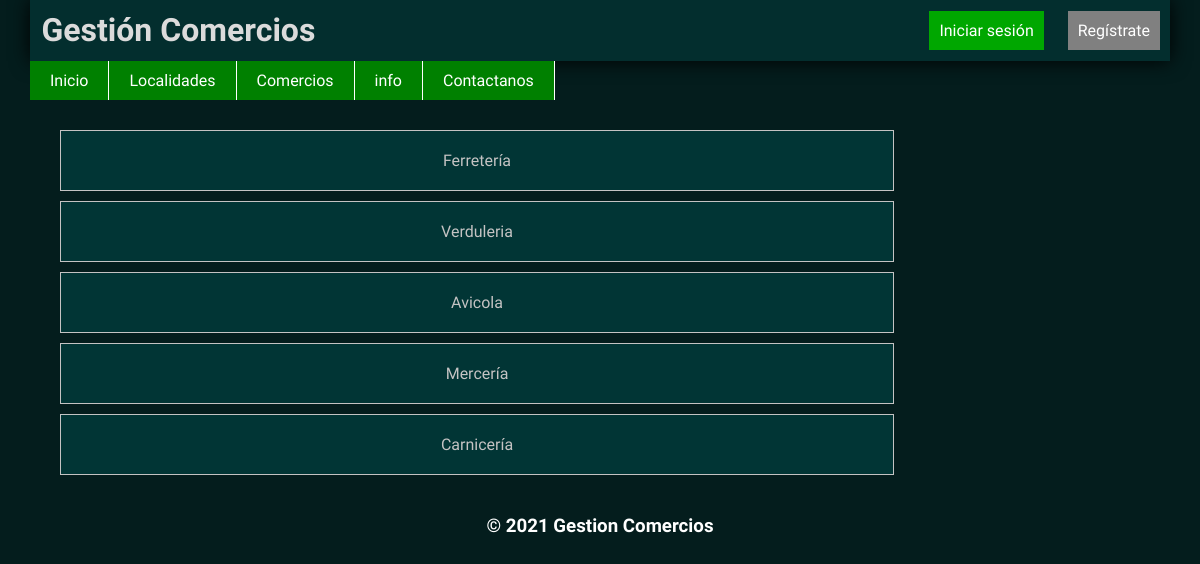
The app's page /comercios with its own data.
### GestionComerciosApp/models.py (models this page shows, shortened)
class ComercioForms(models.Model):
    comercio = models.CharField(max_length=150)

### GestionComerciosApp/views.py (the view)
# urls.py: path('comercios',comercios, name='comercios'),
def comercios(request):
    form = ComercioForms.objects.all()
    return render(request, 'comercios.html',{'form':form})

### GestionComerciosApp/templates/comercios.html
{% extends 'base.html'%}
{% load static %}
{% block section %}
<ul class="menu">
    {% for f in form %}
    <li><a href="">{{ f.comercio }}</a></li>
    {% endfor %}
</ul>
{% endblock %}

### GestionComerciosApp/static/estilos.css (style rules this page uses)
* { margin: 0%; padding: 0%; font-family: 'Roboto Condensed', sans-serif; }
body { background:rgb(4, 29, 29); width: 95%; margin: auto; }

### GestionComerciosApp/static/listas.css (style rules this page uses)
.menu { border-bottom: none; list-style: none; padding: 20px; width: 900px; list-style: none; }
.menu li { text-align: center; margin: 10px; }
.menu li a { background: rgb(3, 15, 15); transition: background 0.3s; display: block; background-color: rgba(1, 53, 53); color: rgb(196, 195, 195); padding: 20px; width: 90%; text-decoration: none; border-bottom: 1px solid rgba(196, 195, 195); border-top: 1px solid rgb(196, 195, 195); border-right: 1px solid rgba(196, 195, 195); border-left: 1px solid rgba(196, 195, 195); }

### records on screen
ComercioForms: comercio "Ferretería"
ComercioForms: comercio "Verduleria"
ComercioForms: comercio "Avicola"
ComercioForms: comercio "Mercería"
ComercioForms: comercio "Carnicería"
